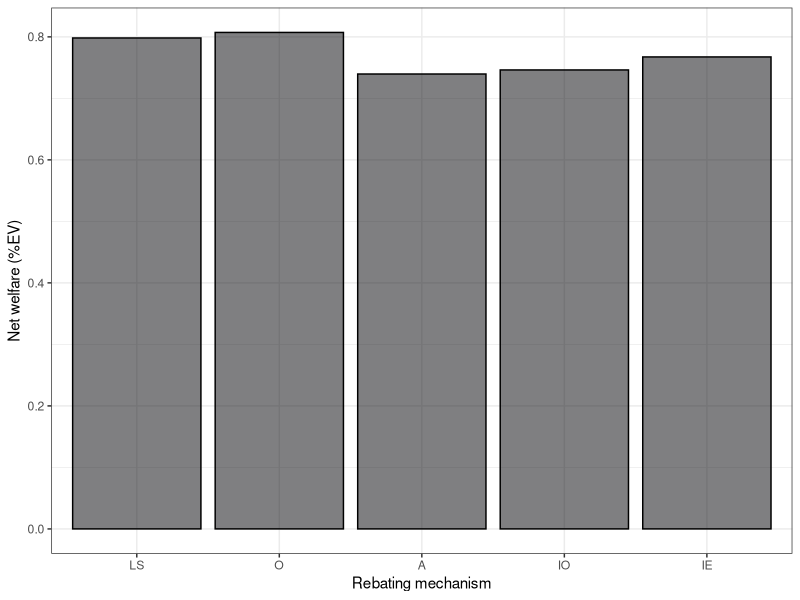
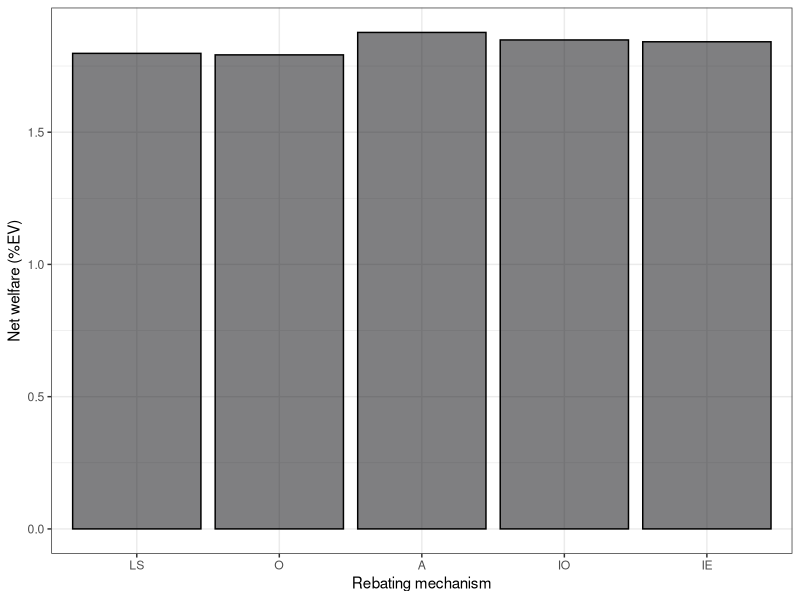
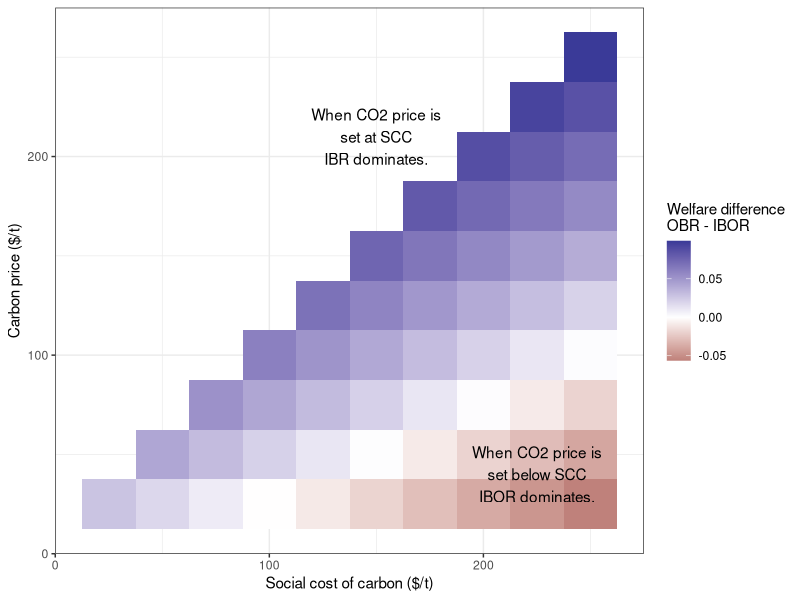
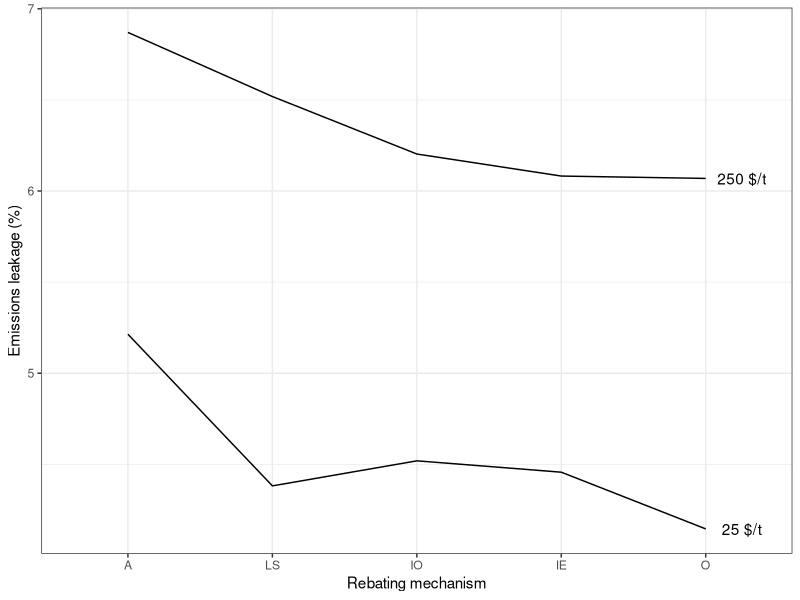
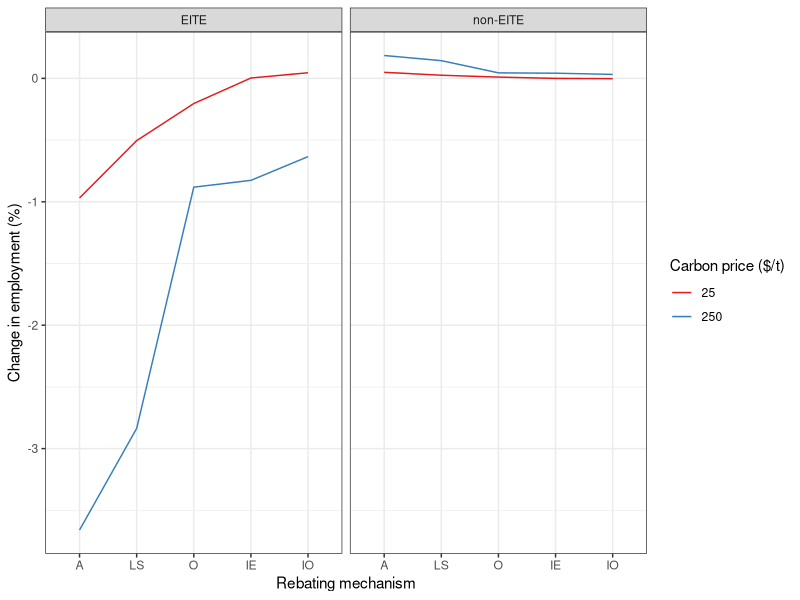

The R script that drew these images, in order:
## ---- chunk 1
library(tidyverse)

dat <- read_csv("multi_scen.csv")

# Net welfare
net_welfare <- dat %>% 
  filter(item == "netwelf") %>%
  dplyr::select(policy, nw=value, co2p, scc)
leakage <- dat %>% 
  filter(item == "Leakage", region == "all") %>%
  dplyr::select(policy, lk=value, co2p, scc)
pd <- inner_join(net_welfare, leakage) 

# Rename
pd <- pd %>%
   mutate(rebate = as.character(policy),
     rebate = case_when(rebate == "LSR" ~ "LS",
                            rebate == "OBR" ~ "O",
                            rebate == "ABR" ~ "A",
                            rebate == "ibr" ~ "IO",
                            rebate == "bcr" ~ "IE"),
         rebate = factor(rebate, levels = c("LS", "O", "A", "IO", "IE")))
## ---- chunk 2
ggplot(pd %>% filter(scc == 100, co2p == 100), aes(x=rebate, y=nw)) +
  geom_col(fill="#000004", alpha=0.5, colour="black") +
  theme_bw() +
  labs(x="Rebating mechanism",
       y="Net welfare (%EV)")
## ---- chunk 3
ggplot(pd %>% filter(scc == 250, co2p == 25), aes(x=rebate, y=nw)) +
  geom_col(fill="#000004", alpha=0.5, colour="black") +
  theme_bw() +
  labs(x="Rebating mechanism",
       y="Net welfare (%EV)")
## ---- chunk 4
pd %>% filter(rebate %in% c("O","IO")) %>% 
  group_by(scc, co2p) %>%
  # Only keep where scc >= co2p
  filter(scc >= co2p) %>%
  select(-lk, -policy) %>%
  pivot_wider(names_from = rebate, values_from = nw) %>%
  mutate(diff = O - IO) %>%
  ggplot(aes(x=scc, y=co2p, fill=diff)) +
  geom_tile() +
  scale_fill_gradient2(name="Welfare difference\nOBR - IBOR") +
  theme_bw() +
  labs(x="Social cost of carbon ($/t)",
       y="Carbon price ($/t)") +
  annotate(geom="text",x=150, y=210, label="When CO2 price is\nset at SCC\nIBR dominates.") +
  annotate(geom="text",x=225, y=40, label="When CO2 price is\nset below SCC\nIBOR dominates.") 
## ---- chunk 5
ggplot(pd %>% filter(scc == 250, co2p %in% c(25, 250)), aes(x=reorder(rebate, -lk), y=lk, group=co2p)) +
  geom_line() +
  theme_bw() +
  labs(x="Rebating mechanism",
       y="Emissions leakage (%)") +
  geom_text(data=pd %>% filter(scc == 250, co2p %in% c(25, 250), rebate == "O"), aes(x=rebate, y=lk, label=paste0(co2p," $/t")), nudge_x = 0.25)
## ---- chunk 6
dat %>%
  filter(item == "Employment",
         region == "usa") %>%
   mutate(rebate = as.character(policy),
     rebate = case_when(rebate == "LSR" ~ "LS",
                            rebate == "OBR" ~ "O",
                            rebate == "ABR" ~ "A",
                            rebate == "ibr" ~ "IO",
                            rebate == "bcr" ~ "IE"),
         rebate = factor(rebate, levels = c("LS", "O", "A", "IO", "IE"))) %>%
  filter(scc == 0) %>%
  filter(co2p %in% c(25, 250)) %>%
  ggplot(aes(x=reorder(rebate, value), y=value, group=co2p, colour=factor(co2p))) +
  geom_line() +
  facet_wrap(~ sector) +
  theme_bw() +
  scale_colour_brewer(palette="Set1",name="Carbon price ($/t)") +
  labs(x="Rebating mechanism",
       y="Change in employment (%)")
  
